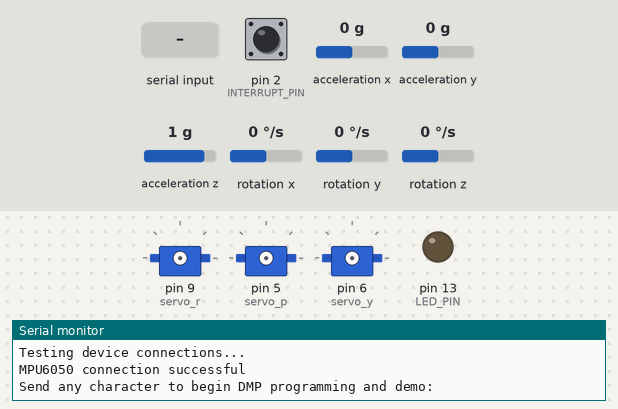
Simulated run of this sketch. Board: Arduino Uno, built with avr-gcc and run on an emulated ATmega328P. Shown: 3 × servo, output pins drawn as LEDs (lit = HIGH), the last lines printed to the serial monitor. Dashed ring = blinking. Inputs (shaded band) come from the test bench; at power-on: acceleration x 0 g, acceleration y 0 g, acceleration z 1 g, pin 2 (INTERRUPT_PIN) LOW, rotation x 0 °/s, rotation y 0 °/s, rotation z 0 °/s. The sensor or clock chip raises its interrupt line as the real part does.

Above: at 0.9 s.
1.0 s: "1\n" received over Serial
At 2.28 s:
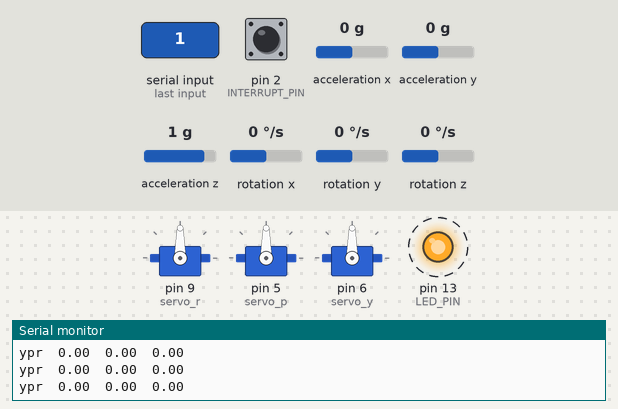
4.0 s: acceleration x set to 0.8 g
At 4.73 s:
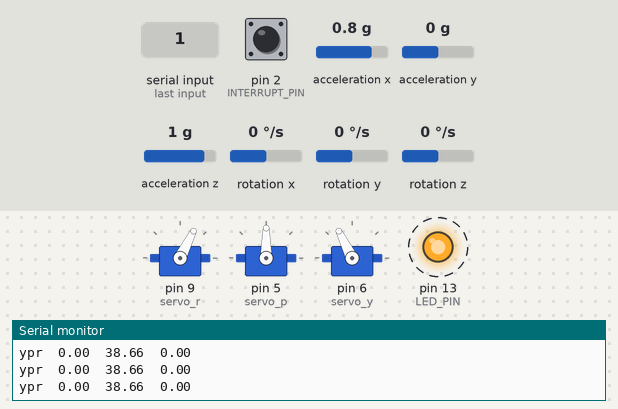
7.0 s: acceleration x set to -1.4 g
At 7.49 s:
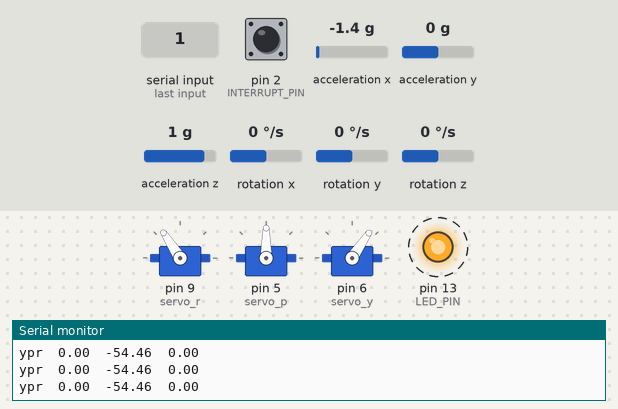
10.0 s: acceleration y set to -1.4 g
At 12.08 s:
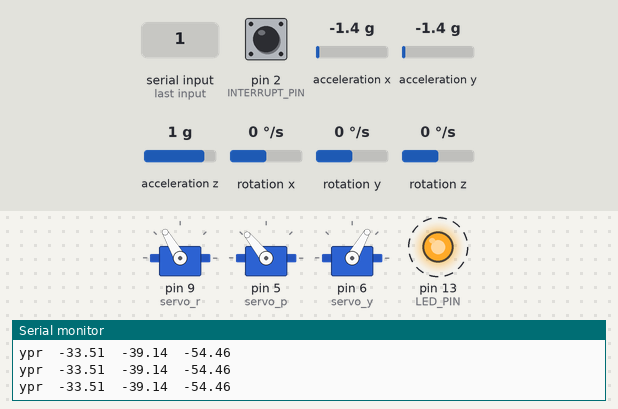
13.0 s: acceleration z set to -1.4 g
16.0 s: acceleration y set to 0 g
Timing chart, 0 to 26.0 s (numbered marks = the images above; inputs shaded):
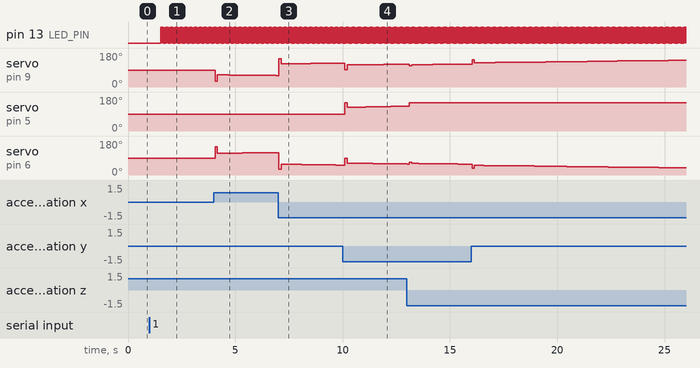

Measured:
- after the input at 1.0 s, pin 13 (LED_PIN): alternates HIGH for 0.01 s and LOW for 0.01 s, starting after 0.52 s
- after the input at 4.0 s, servo on pin 9 (servo_r): 90° → 30° after 0.06 s, → 64° 0.11 s later, → 63° 0.53 s later, → 62° 0.64 s later, … (6 changes in this stretch); servo on pin 6 (servo_y): 90° → 150° after 0.06 s, → 116° 0.11 s later, → 117° 1.2 s later, → 118° 0.53 s later, … (5 changes in this stretch)
- after the input at 10.0 s, servo on pin 5 (servo_p): 90° → 150° after 0.10 s, → 126° 0.11 s later, → 127° 0.43 s later, → 128° 0.43 s later, … (6 changes in this stretch)

The sketch:

fbwa_v0.0.1.ino
```cpp
#include "I2Cdev.h"
#include "MPU6050_6Axis_MotionApps20.h"
#include "Servo.h"
#include <PID_v1.h>

#if I2CDEV_IMPLEMENTATION == I2CDEV_ARDUINO_WIRE
#include "Wire.h"
#endif

MPU6050 mpu;

#define OUTPUT_READABLE_YAWPITCHROLL

#define INTERRUPT_PIN 2  // use pin 2 on Arduino Uno & most boards
#define LED_PIN 13 // (Arduino is 13, Teensy is 11, Teensy++ is 6)
bool blinkState = false;

// MPU control/status vars
bool dmpReady = false;  // set true if DMP init was successful
uint8_t mpuIntStatus;   // holds actual interrupt status byte from MPU
uint8_t devStatus;      // return status after each device operation (0 = success, !0 = error)
uint16_t packetSize;    // expected DMP packet size (default is 42 bytes)
uint16_t fifoCount;     // count of all bytes currently in FIFO
uint8_t fifoBuffer[64]; // FIFO storage buffer

// orientation/motion vars
Quaternion q;           // [w, x, y, z]         quaternion container
VectorInt16 aa;         // [x, y, z]            accel sensor measurements
VectorInt16 aaReal;     // [x, y, z]            gravity-free accel sensor measurements
VectorInt16 aaWorld;    // [x, y, z]            world-frame accel sensor measurements
VectorFloat gravity;    // [x, y, z]            gravity vector
float ypr[3];           // [yaw, pitch, roll]   yaw/pitch/roll container and gravity vector

// packet structure for InvenSense teapot demo
uint8_t teapotPacket[14] = { '$', 0x02, 0, 0, 0, 0, 0, 0, 0, 0, 0x00, 0x00, '\r', '\n' };


volatile bool mpuInterrupt = false;     // indicates whether MPU interrupt pin has gone high
void dmpDataReady() {
  mpuInterrupt = true;
}


Servo servo_r;
Servo servo_p;
Servo servo_y;


double Kp_r=1, Ki_r=0.05, Kd_r=0.25;
double Kp_p=1, Ki_p=0.05, Kd_p=0.25;
double Kp_y=0.5, Ki_y=0.05, Kd_y=0.25;


double Setpoint_r, Input_r, Output_r;
double Setpoint_p, Input_p, Output_p;

PID PID_r(&Input_r, &Output_r, &Setpoint_r, Kp_r, Ki_r, Kd_r, DIRECT);
PID PID_p(&Input_p, &Output_p, &Setpoint_p, Kp_p, Ki_p, Kd_p, DIRECT);


void setup() {

  // join I2C bus (I2Cdev library doesn't do this automatically)
#if I2CDEV_IMPLEMENTATION == I2CDEV_ARDUINO_WIRE
  Wire.begin();
  Wire.setClock(400000); // 400kHz I2C clock. Comment this line if having compilation difficulties
#elif I2CDEV_IMPLEMENTATION == I2CDEV_BUILTIN_FASTWIRE
  Fastwire::setup(400, true);
#endif

  // initialize serial communication
  // (115200 chosen because it is required for Teapot Demo output, but it's
  // really up to you depending on your project)
  Serial.begin(115200);
  while (!Serial); // wait for Leonardo enumeration, others continue immediately

  // initialize device
  Serial.println(F("Initializing I2C devices..."));
  mpu.initialize();
  pinMode(INTERRUPT_PIN, INPUT);

  // verify connection
  Serial.println(F("Testing device connections..."));
  Serial.println(mpu.testConnection() ? F("MPU6050 connection successful") : F("MPU6050 connection failed"));

  // wait for ready
  Serial.println(F("\nSend any character to begin DMP programming and demo: "));
  while (Serial.available() && Serial.read()); // empty buffer
  while (!Serial.available());                 // wait for data
  while (Serial.available() && Serial.read()); // empty buffer again

  // load and configure the DMP
  Serial.println(F("Initializing DMP..."));
  devStatus = mpu.dmpInitialize();

  // supply your own gyro offsets here, scaled for min sensitivity
  mpu.setXGyroOffset(220);
  mpu.setYGyroOffset(76);
  mpu.setZGyroOffset(-85);
  mpu.setZAccelOffset(1788); // 1688 factory default for my test chip

  // make sure it worked (returns 0 if so)
  if (devStatus == 0) {
    // Calibration Time: generate offsets and calibrate our MPU6050
    mpu.CalibrateAccel(6);
    mpu.CalibrateGyro(6);
    mpu.PrintActiveOffsets();
    // turn on the DMP, now that it's ready
    Serial.println(F("Enabling DMP..."));
    mpu.setDMPEnabled(true);

    // enable Arduino interrupt detection
    Serial.print(F("Enabling interrupt detection (Arduino external interrupt "));
    Serial.print(digitalPinToInterrupt(INTERRUPT_PIN));
    Serial.println(F(")..."));
    attachInterrupt(digitalPinToInterrupt(INTERRUPT_PIN), dmpDataReady, RISING);
    mpuIntStatus = mpu.getIntStatus();

    // set our DMP Ready flag so the main loop() function knows it's okay to use it
    Serial.println(F("DMP ready! Waiting for first interrupt..."));
    dmpReady = true;

    // get expected DMP packet size for later comparison
    packetSize = mpu.dmpGetFIFOPacketSize();
  } else {
    // ERROR!
    // 1 = initial memory load failed
    // 2 = DMP configuration updates failed
    // (if it's going to break, usually the code will be 1)
    Serial.print(F("DMP Initialization failed (code "));
    Serial.print(devStatus);
    Serial.println(F(")"));
  }

  // configure LED for output
  pinMode(LED_PIN, OUTPUT);


  servo_r.attach(9);
  servo_p.attach(5);
  servo_y.attach(6);

  Setpoint_r = 0;
  Setpoint_p = 0;
  PID_r.SetOutputLimits(-90, 90);
  PID_p.SetOutputLimits(-90, 90);
  PID_r.SetMode(AUTOMATIC);
  PID_p.SetMode(AUTOMATIC);
}


void loop() {
  if (!dmpReady) return;
  if (mpu.dmpGetCurrentFIFOPacket(fifoBuffer)) { // Get the Latest packet

#ifdef OUTPUT_READABLE_YAWPITCHROLL
    mpu.dmpGetQuaternion(&q, fifoBuffer);
    mpu.dmpGetGravity(&gravity, &q);
    mpu.dmpGetYawPitchRoll(ypr, &q, &gravity);
    Serial.print("ypr\t");
    Serial.print(ypr[0] * 180 / M_PI);
    Serial.print("\t");
    Serial.print(ypr[1] * 180 / M_PI);
    Serial.print("\t");
    Serial.println(ypr[2] * 180 / M_PI);

    Input_r = ypr[1] * 180 / M_PI;
    Input_p = ypr[2] * 180 / M_PI;
    PID_r.Compute();
    PID_p.Compute();

    int angle_r = map(Output_r, -90, 90, 30, 150);
    int angle_p = map(Output_p * Kp_p, -90, 90, 30, 150);
    int angle_y = map((-1) * Output_r, -90, 90, 30, 150);

    servo_r.write(angle_r);
    servo_p.write(angle_p);
    servo_y.write(angle_y);

#endif

    // blink LED to indicate activity
    blinkState = !blinkState;
    digitalWrite(LED_PIN, blinkState);
  }
}
```
